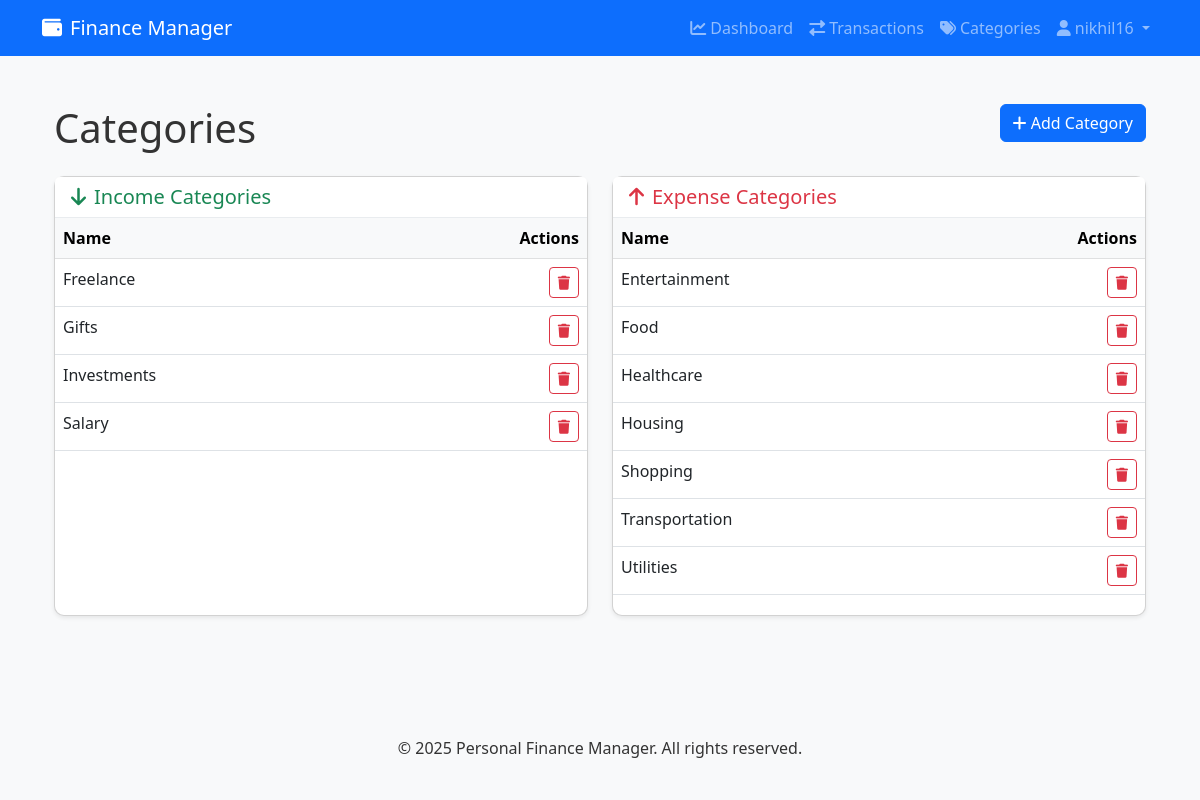
The page /categories (signed in) on the database its author committed.
### tables this page shows
CREATE TABLE users (
                    id INTEGER PRIMARY KEY AUTOINCREMENT,
                    username TEXT UNIQUE NOT NULL,
                    email TEXT UNIQUE NOT NULL,
                    password_hash TEXT NOT NULL,
                    created_at TIMESTAMP DEFAULT CURRENT_TIMESTAMP
                );

CREATE TABLE categories (
                    id INTEGER PRIMARY KEY AUTOINCREMENT,
                    name TEXT NOT NULL,
                    type TEXT NOT NULL,
                    user_id INTEGER NOT NULL,
                    created_at TIMESTAMP DEFAULT CURRENT_TIMESTAMP,
                    FOREIGN KEY (user_id) REFERENCES users (id) ON DELETE CASCADE
                );

### app.py (the view, shortened to what this page needs)
@app.route('/categories', methods=['GET', 'POST'])
@login_required
def categories():
    connection = get_db_connection()
    if not connection:
        flash('Database connection error', 'danger')
        return redirect(url_for('index'))
    try:
        cursor = connection.cursor()
        cursor.execute("SELECT * FROM categories WHERE user_id = ? ORDER BY type, name", (current_user.id,))
        categories_list = cursor.fetchall()
        cursor.close()
        connection.close()
        return render_template('categories.html', categories=categories_list)
    except Exception as e:
        print(f"Error in categories page: {e}")
        flash('Error loading categories', 'danger')
        return redirect(url_for('transactions'))

### app.py (called while the page is built)
def get_db_connection():
    try:
        connection = sqlite3.connect(app.config['DATABASE'])
        connection.row_factory = sqlite3.Row
        return connection
    except Exception as e:
        print(f"Error connecting to SQLite: {e}")
        return None

@login_manager.user_loader
def load_user(user_id):
    connection = get_db_connection()
    if connection:
        try:
            cursor = connection.cursor()
            cursor.execute("SELECT * FROM users WHERE id = ?", (user_id,))
            user_data = cursor.fetchone()
            if user_data:
                return User(dict(user_data))
        except Exception as e:
            print(f"Error loading user: {e}")
    return None

### templates/categories.html (shortened to what this page needs)
{% extends "base.html" %}
{% block content %}
<div class="container py-4">
    <div class="row mb-4">
        <div class="col-md-8">
            <h1 class="mb-0">Categories</h1>
        </div>
        <div class="col-md-4 text-end">
            <button type="button" class="btn btn-primary" data-bs-toggle="modal" data-bs-target="#addCategoryModal">
                <i class="fas fa-plus"></i> Add Category
            </button>
        </div>
    </div>
    <div class="row">
        <div class="col-md-6 mb-4">
            <div class="card shadow-sm h-100">
                <div class="card-header bg-white">
                    <h5 class="mb-0 text-success">
                        <i class="fas fa-arrow-down me-2"></i>Income Categories
                    </h5>
                </div>
                <div class="card-body p-0">
                    {% set income_categories = categories|selectattr('type', 'equalto', 'income')|list %}
                    {% if income_categories %}
                    <div class="table-responsive">
                        <table class="table table-hover mb-0">
                            <thead class="table-light">
                                <tr>
                                    <th>Name</th>
                                    <th class="text-end">Actions</th>
                                </tr>
                            </thead>
                            <tbody>
                                {% for category in income_categories %}
                                <tr>
                                    <td>{{ category.name }}</td>
                                    <td class="text-end">
                                        <button class="btn btn-sm btn-outline-danger delete-category" data-id="{{ category.id }}">
                                            <i class="fas fa-trash"></i>
                                        </button>
                                    </td>
                                </tr>
                                {% endfor %}
                            </tbody>
                        </table>
                    </div>
                    {% else %}
                    <div class="text-center py-4">
                        <p class="text-muted mb-0">No income categories yet.</p>
                    </div>
                    {% endif %}
                </div>
            </div>
        </div>
        <div class="col-md-6 mb-4">
            <div class="card shadow-sm h-100">
                <div class="card-header bg-white">
                    <h5 class="mb-0 text-danger">
                        <i class="fas fa-arrow-up me-2"></i>Expense Categories
                    </h5>
                </div>
                <div class="card-body p-0">
                    {% set expense_categories = categories|selectattr('type', 'equalto', 'expense')|list %}
                    {% if expense_categories %}
                    <div class="table-responsive">
                        <table class="table table-hover mb-0">
                            <thead class="table-light">
                                <tr>
                                    <th>Name</th>
                                    <th class="text-end">Actions</th>
                                </tr>
                            </thead>
                            <tbody>
                                {% for category in expense_categories %}
                                <tr>
                                    <td>{{ category.name }}</td>
                                    <td class="text-end">
                                        <button class="btn btn-sm btn-outline-danger delete-category" data-id="{{ category.id }}">
                                            <i class="fas fa-trash"></i>
                                        </button>
                                    </td>
                                </tr>
                                {% endfor %}
                            </tbody>
                        </table>
                    </div>
                    {% else %}
                    <div class="text-center py-4">
                        <p class="text-muted mb-0">No expense categories yet.</p>
                    </div>
                    {% endif %}
                </div>
            </div>
        </div>
    </div>
</div>
{% endblock %}

### templates/base.html (shortened to what this page needs)
<!DOCTYPE html>
<html lang="en">
<head>
    <link href="https://cdn.jsdelivr.net/npm/bootstrap@5.3.0/dist/css/bootstrap.min.css" rel="stylesheet">
    <link rel="stylesheet" href="https://cdnjs.cloudflare.com/ajax/libs/font-awesome/6.0.0/css/all.min.css">
    <link rel="stylesheet" href="{{ url_for('static', filename='css/style.css') }}">
</head>
<body>
    <nav class="navbar navbar-expand-lg navbar-dark bg-primary">
        <div class="container">
            <a class="navbar-brand" href="{{ url_for('index') }}">
                <i class="fas fa-wallet me-2"></i>Finance Manager
            </a>
            <div class="collapse navbar-collapse" id="navbarNav">
                <ul class="navbar-nav ms-auto">
                    {% if current_user.is_authenticated %}
                        <li class="nav-item">
                            <a class="nav-link" href="{{ url_for('dashboard') }}">
                                <i class="fas fa-chart-line me-1"></i>Dashboard
                            </a>
                        </li>
                        <li class="nav-item">
                            <a class="nav-link" href="{{ url_for('transactions') }}">
                                <i class="fas fa-exchange-alt me-1"></i>Transactions
                            </a>
                        </li>
                        <li class="nav-item">
                            <a class="nav-link" href="{{ url_for('categories') }}">
                                <i class="fas fa-tags me-1"></i>Categories
                            </a>
                        </li>
                        <li class="nav-item dropdown">
                            <a class="nav-link dropdown-toggle" href="#" id="navbarDropdown" role="button" data-bs-toggle="dropdown">
                                <i class="fas fa-user me-1"></i>{{ current_user.username }}
                            </a>
                        </li>
                    {% endif %}
                </ul>
            </div>
        </div>
    </nav>
    <div class="container mt-4">
        {% block content %}{% endblock %}
    </div>
    <footer class="bg-light py-4 mt-5">
        <div class="container text-center">
            <p class="mb-0">&copy; 2025 Personal Finance Manager. All rights reserved.</p>
        </div>
    </footer>
</body>
</html>

### static/css/style.css (style rules this page uses)
body { font-family: 'Segoe UI', Tahoma, Geneva, Verdana, sans-serif; background-color: #f8f9fa; color: #333; }
.card { border-radius: 10px; box-shadow: 0 4px 6px rgba(0, 0, 0, 0.1); transition: transform 0.3s ease; margin-bottom: 20px; }
.card-header { background-color: #f8f9fa; border-bottom: 1px solid #e9ecef; font-weight: 600; }

### rows shown on the page
users: username "nikhil16"
categories: name "Freelance"
categories: name "Gifts"
categories: name "Investments"
categories: name "Salary"
categories: name "Entertainment"
categories: name "Food"
categories: name "Healthcare"
categories: name "Housing"
categories: name "Shopping"
categories: name "Transportation"
categories: name "Utilities"
